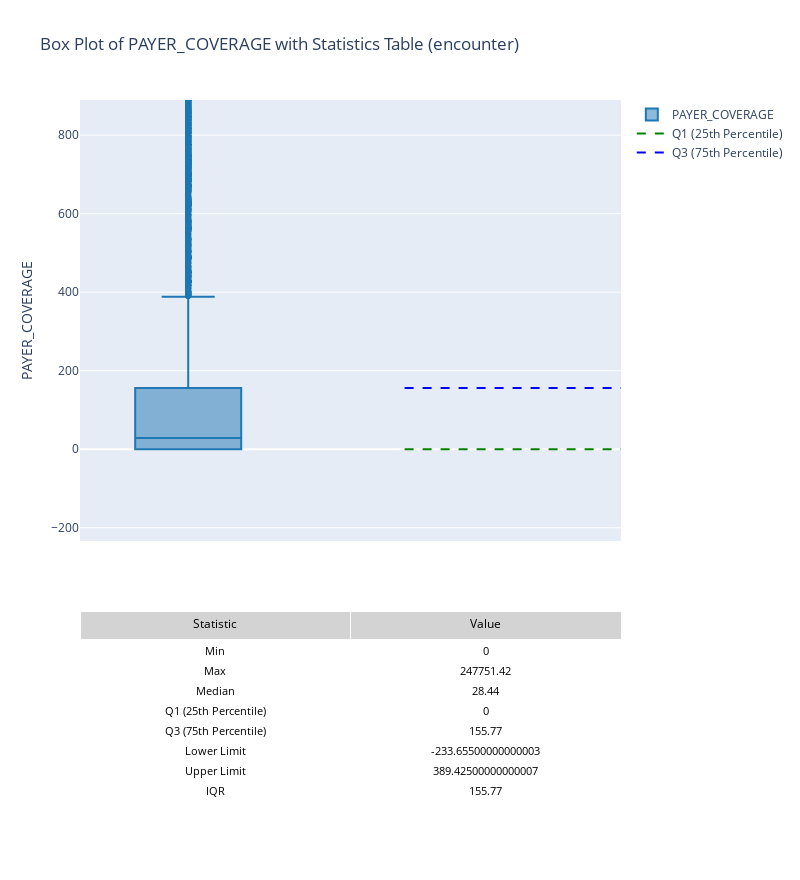

Notebook cell for this chart:
### Markdown cell above
### Box Plot of PAYER_COVERAGE (encounter)

### Code cell
# Calculate IQR values
Q1 = encounters['PAYER_COVERAGE'].quantile(0.25)
Q3 = encounters['PAYER_COVERAGE'].quantile(0.75)
IQR = Q3 - Q1
lower_limit = Q1 - 1.5 * IQR
upper_limit = Q3 + 1.5 * IQR
min_value = encounters['PAYER_COVERAGE'].min()
max_value = encounters['PAYER_COVERAGE'].max()
median_value = encounters['PAYER_COVERAGE'].median()

# Create a subplot with 2 rows: one for the box plot, one for the table
fig_BP = make_subplots(
    rows=2, cols=1,
    row_heights=[0.7, 0.3],  # Allocate space for the graph and table
    vertical_spacing=0.1,
    specs=[[{"type": "xy"}], [{"type": "table"}]]  # First row: xy plot, second row: table
)

# Add the box plot layer
fig_BP.add_trace(
    go.Box(
        y=encounters['PAYER_COVERAGE'],
        name='PAYER_COVERAGE',
        boxpoints='outliers',  # Show outliers as individual points
        marker=dict(color='#1f77b4', outliercolor='#ff7f0e', size=6),  # Outliers in a different color
        line=dict(color='#1f77b4')
    ),
    row=1, col=1
)

# Add IQR lines
fig_BP.add_trace(
    go.Scatter(
        x=[-0.5, 0.5],  # Extend the line horizontally
        y=[Q1, Q1],
        mode='lines',
        line=dict(color='green', dash='dash'),
        name='Q1 (25th Percentile)'
    ),
    row=1, col=1
)
fig_BP.add_trace(
    go.Scatter(
        x=[-0.5, 0.5],
        y=[Q3, Q3],
        mode='lines',
        line=dict(color='blue', dash='dash'),
        name='Q3 (75th Percentile)'
    ),
    row=1, col=1
)

# Add the table with statistics
fig_BP.add_trace(
    go.Table(
        header=dict(
            values=["Statistic", "Value"],
            fill_color="lightgrey",
            align="center",
            font=dict(size=12, color="black")
        ),
        cells=dict(
            values=[
                ["Min", "Max", "Median", "Q1 (25th Percentile)", "Q3 (75th Percentile)", "Lower Limit", "Upper Limit", "IQR"],
                [min_value, max_value, median_value, Q1, Q3, lower_limit, upper_limit, IQR]
            ],
            fill_color="white",
            align="center",
            font=dict(size=11, color="black")
        )
    ),
    row=2, col=1
)

# Update layout for better visibility
fig_BP.update_layout(
    title='Box Plot of PAYER_COVERAGE with Statistics Table (encounter)',
    xaxis_title='',
    yaxis_title='PAYER_COVERAGE',
    yaxis=dict(range=[lower_limit, upper_limit + 500]),  # Slightly extend the range for clarity
    height=880,  # Adjust height to accommodate both graph and table
    width=800,
    showlegend=True,  # Show legend for IQR lines
    xaxis=dict(showticklabels=False)
)

# Show the plot
fig_BP.show()

### Figure 1 — Plotly figure (JSON) as saved in the notebook; plotly's stock layout.template omitted (floating-point values rounded to 4 significant figures; data arrays with more than 128 entries replaced by an {"elided": "..."} marker saying what was removed)
{"data": [{"boxpoints": "outliers", "line": {"color": "#1f77b4"}, "marker": {"color": "#1f77b4", "outliercolor": "#ff7f0e", "size": 6}, "name": "PAYER_COVERAGE", "type": "box", "xaxis": "x", "y": {"elided": "27891 float values"}, "yaxis": "y"}, {"line": {"color": "green", "dash": "dash"}, "mode": "lines", "name": "Q1 (25th Percentile)", "type": "scatter", "x": [-0.5, 0.5], "xaxis": "x", "y": [0, 0], "yaxis": "y"}, {"line": {"color": "blue", "dash": "dash"}, "mode": "lines", "name": "Q3 (75th Percentile)", "type": "scatter", "x": [-0.5, 0.5], "xaxis": "x", "y": [155.8, 155.8], "yaxis": "y"}, {"cells": {"align": "center", "fill": {"color": "white"}, "font": {"color": "black", "size": 11}, "values": [["Min", "Max", "Median", "Q1 (25th Percentile)", "Q3 (75th Percentile)", "Lower Limit", "Upper Limit", "IQR"], [0, 247800.0, 28.44, 0, 155.8, -233.7, 389.4, 155.8]]}, "domain": {"x": [0, 1], "y": [0, 0.27]}, "header": {"align": "center", "fill": {"color": "lightgrey"}, "font": {"color": "black", "size": 12}, "values": ["Statistic", "Value"]}, "type": "table"}], "layout": {"height": 880, "showlegend": true, "title": {"text": "Box Plot of PAYER_COVERAGE with Statistics Table (encounter)"}, "width": 800, "xaxis": {"anchor": "y", "domain": [0, 1], "showticklabels": false, "title": {"text": ""}}, "yaxis": {"anchor": "x", "domain": [0.37, 1], "range": [-233.7, 889.4], "title": {"text": "PAYER_COVERAGE"}}}}
